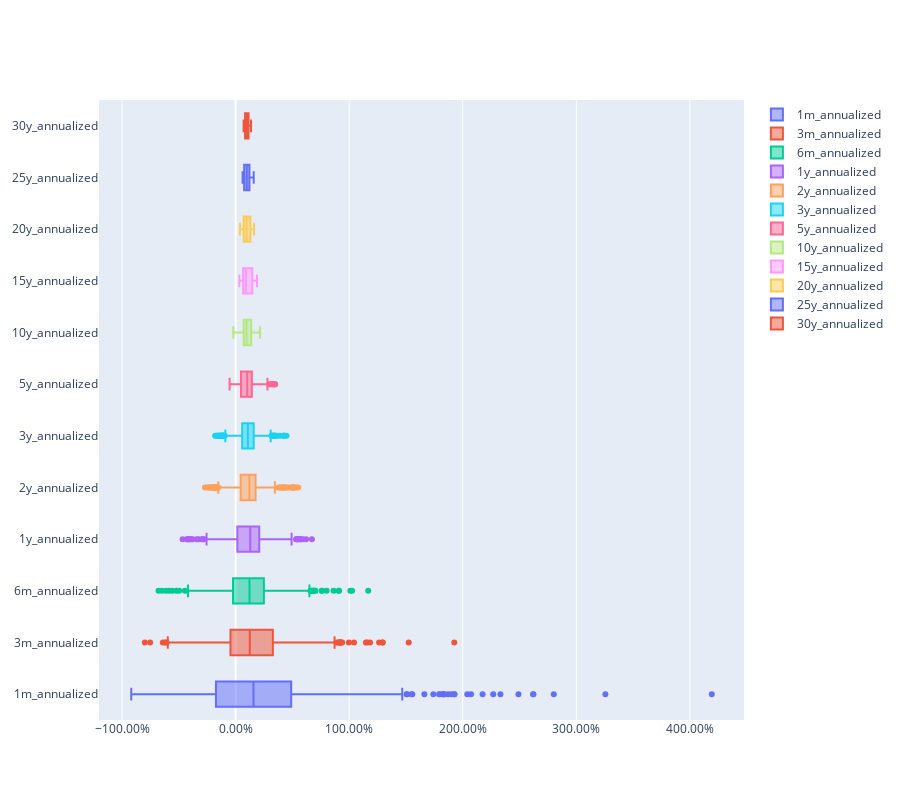

The notebook cell this image was saved under:
### Code cell
go.Figure(
    data = [
        go.Box(
            x=msci_world[column],
            name=column,
            )
        for column in msci_world.loc[:,'1m_annualized':'30y_annualized'].columns
    ],
    layout = go.Layout(
        height=800,
        xaxis=dict(
            tickformat='.2%',
        )
    )
)

### Figure 1 — Plotly figure (JSON) as saved in the notebook; plotly's stock layout.template omitted (floating-point values rounded to 4 significant figures; data arrays with more than 128 entries replaced by an {"elided": "..."} marker saying what was removed)
{"data": [{"name": "1m_annualized", "type": "box", "x": {"elided": "644 float values"}}, {"name": "3m_annualized", "type": "box", "x": {"elided": "644 float values"}}, {"name": "6m_annualized", "type": "box", "x": {"elided": "644 float values"}}, {"name": "1y_annualized", "type": "box", "x": {"elided": "644 float values"}}, {"name": "2y_annualized", "type": "box", "x": {"elided": "644 float values"}}, {"name": "3y_annualized", "type": "box", "x": {"elided": "644 float values"}}, {"name": "5y_annualized", "type": "box", "x": {"elided": "644 float values"}}, {"name": "10y_annualized", "type": "box", "x": {"elided": "644 float values"}}, {"name": "15y_annualized", "type": "box", "x": {"elided": "644 float values"}}, {"name": "20y_annualized", "type": "box", "x": {"elided": "644 float values"}}, {"name": "25y_annualized", "type": "box", "x": {"elided": "644 float values"}}, {"name": "30y_annualized", "type": "box", "x": {"elided": "644 float values"}}], "layout": {"height": 800, "xaxis": {"tickformat": ".2%"}}}
